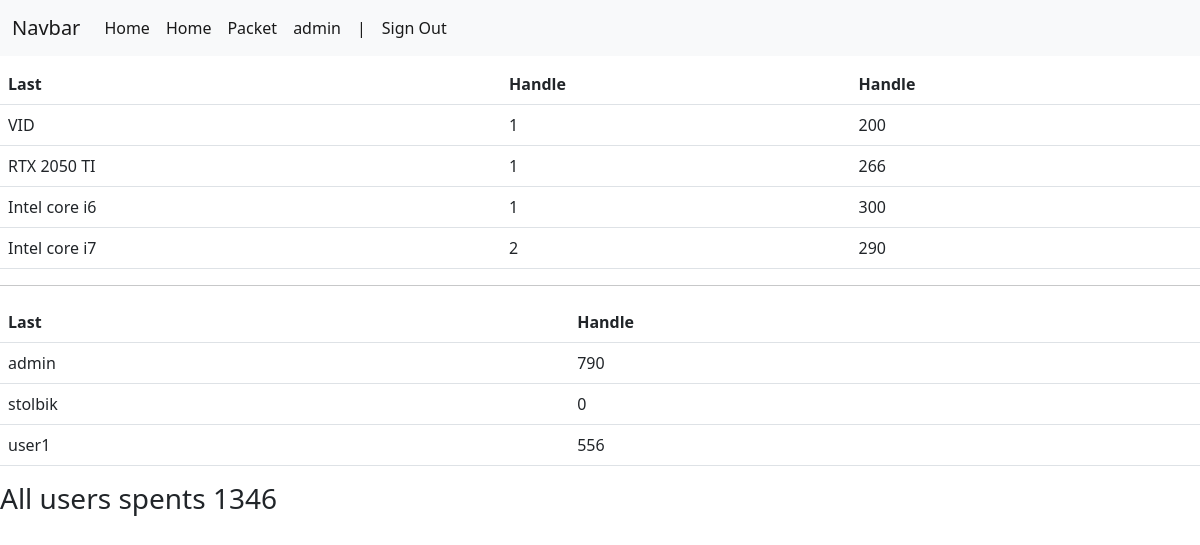
Screenshot of /adminpanel/ (signed in) with the database file from the repository.
### mainroot/models.py (models this page shows, shortened)
class Product(models.Model):
    title = models.CharField(max_length=30, default='Prod')
    category = models.ForeignKey(Category, on_delete=models.CASCADE, null=True, blank=True)
    price = models.CharField(max_length=50)
    remain_in_stock = models.IntegerField()
    amount_ordered = models.IntegerField()
    ordered_by = models.ManyToManyField(User, blank=True)

### mainroot/views.py (the view)
# urls.py: path('adminpanel/', AdminPanel.as_view(), name='adminka')
class AdminPanel(AdminUserMixin, View):
    def get(self, request):
        products = Product.objects.all().annotate(users_amount=Count('ordered_by')).filter(users_amount__gt=0)
        sum_price_of_orders = 0
        for item in products:
            sum_price_of_orders += item.users_amount * int(item.price)
        users = User.objects.all().prefetch_related()
        user_and_spents = {}
        for item in users:
            users_sum = 0
            for prod in item.product_set.all():
                users_sum += int(prod.price)
            user_and_spents[item.username] = users_sum
        context = {
            'ordered_products': products,
            'title': 'AdminPanel',
            'sum_price': sum_price_of_orders,
            'user_spent': user_and_spents,
        }
        return render(request, 'mainroot/adminpanel.html', context)

### mainroot/mixins.py (called while the page is built)
    def dispatch(self, request, *args, **kwargs):
        if not request.user.is_authenticated:
            return self.handle_no_permission()
        if not request.user.is_staff:
            return redirect('home')
        return super().dispatch(request, *args, **kwargs)

### mainroot/templates/mainroot/adminpanel.html (shortened to what this page needs)
{% extends 'base.html' %}
{% block content %}
<table class="table">
  <thead>
    <tr>
      <th scope="col">Last</th>
      <th scope="col">Handle</th>
      <th scope="col">Handle</th>
    </tr>
  </thead>
    {% for item in ordered_products %}
  <tbody>
    <tr>
      <td scope="col">{{item.title}}</td>
      <td scope="col">{{item.users_amount}}</td>
      <td scope="col">{{item.price}}</td>
    </tr>
  </tbody>
    {% endfor %}
</table>
<hr>
<table class="table">
  <thead>
    <tr>
      <th scope="col">Last</th>
      <th scope="col">Handle</th>
    </tr>
  </thead>
    {% for key, value in  user_spent.items %}
  <tbody>
    <tr>
      <td scope="col">{{key}}</td>
      <td scope="col">{{value}}</td>
    </tr>
  </tbody>
    {% endfor %}
</table>
<h3> All users spents {{ sum_price }}</h3>
{% endblock %}

### templates/base.html (shortened to what this page needs)
<!DOCTYPE html>
<html lang="en">
<head>
    <link rel="stylesheet" href="https://cdn.jsdelivr.net/npm/bootstrap@5.2.2/dist/css/bootstrap.min.css">
</head>
<body>
<nav class="navbar navbar-expand-lg bg-light">
  <div class="container-fluid">
    <a class="navbar-brand" href="#">Navbar</a>
    <div class="collapse navbar-collapse" id="navbarNav">
      <ul class="navbar-nav">
        <li class="nav-item">
          <a class="nav-link active" aria-current="page" href="{% url 'home' %}">Home</a>
        </li>
        <li class="nav-item">
          <a class="nav-link active" aria-current="page" href="{% url 'home' %}">Home</a>
        </li>
        <li class="nav-item">
          <a class="nav-link active" aria-current="page" href="{% url 'packet' %}">Packet</a>
        </li>
        {% if request.user.is_authenticated %}
        <li class="nav-item">
          <a class="nav-link active" aria-current="page" href="{% url 'home' %}">{{ request.user.username }}</a>
        </li>
        <li class="nav-item">
          <a class="nav-link active" aria-current="page">|</a>
        </li>
        <li class="nav-item">
          <a class="nav-link active" aria-current="page" href="{% url 'signout' %}">Sign Out</a>
        </li>
        {% endif %}
      </ul>
    </div>
  </div>
</nav>
{% block content%}Empty{% endblock %}
</body>
</html>

### rows the page displays
Product: title "VID", users_amount "1", price "200"
Product: title "RTX 2050 TI", users_amount "1", price "266"
Product: title "Intel core i6", users_amount "1", price "300"
Product: title "Intel core i7", users_amount "2", price "290"

### other values shown
{{ request.user.username }} "admin"
{{ key }} "admin" "stolbik" "user1"
{{ value }} "790" "0" "556"
{{ sum_price }} "1346"
